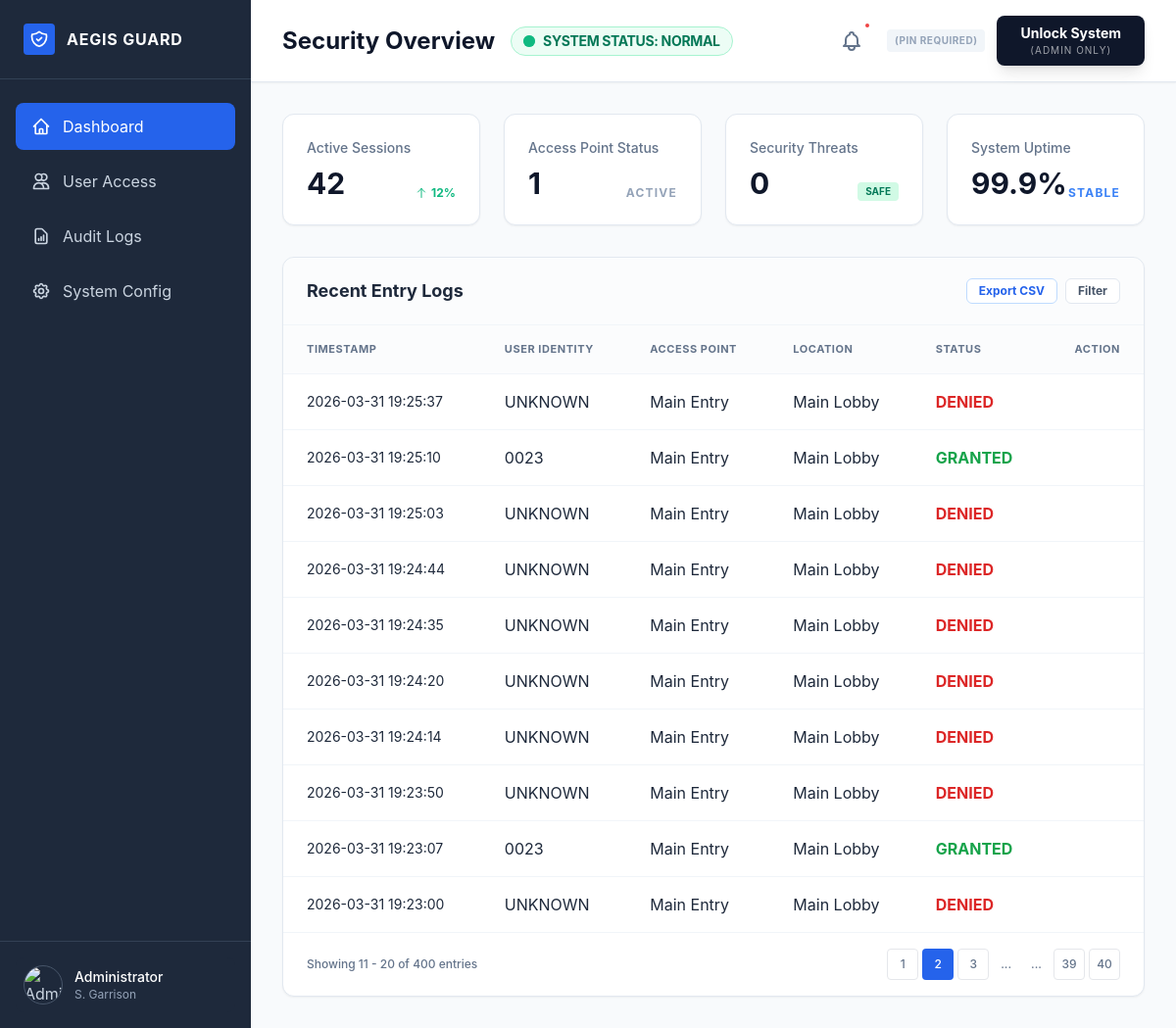
Screenshot of /?page=2 with the database file from the repository.
### tables this page shows
CREATE TABLE logs (
        id INTEGER PRIMARY KEY AUTOINCREMENT,
        user_id TEXT,
        entered_gesture TEXT,
        status TEXT,
        timestamp TEXT
    );

### app.py (the view)
@app.route("/")
def dashboard():
    page = request.args.get("page", 1, type=int)
    per_page = 10
    offset = (page - 1) * per_page
    conn = sqlite3.connect("users.db")
    c = conn.cursor()
    logs = c.execute(
        "SELECT * FROM logs ORDER BY id DESC LIMIT ? OFFSET ?",
        (per_page, offset)
    ).fetchall()
    total = c.execute("SELECT COUNT(*) FROM logs").fetchone()[0]
    conn.close()
    total_pages = (total + per_page - 1) // per_page
    return render_template(
        "dashboard.html",
        logs=logs,
        page=page,
        total_pages=total_pages
    )

### templates/dashboard.html (shortened to what this page needs)
<!DOCTYPE html>
<html lang="en">
<head>
    <script src="https://cdn.tailwindcss.com?plugins=forms,container-queries"></script>
</head>
<body class="flex min-h-screen text-slate-800">
    <aside class="w-64 bg-security-sidebar text-slate-300 flex flex-col hidden lg:flex" data-purpose="sidebar-nav">
        <div class="p-6 flex items-center gap-3 border-b border-slate-700">
            <div class="w-8 h-8 bg-blue-600 rounded flex items-center justify-center">
            </div>
            <span class="font-bold text-white tracking-wider">AEGIS GUARD</span>
        </div>
        <nav class="flex-1 px-4 py-6 space-y-2 overflow-y-auto custom-scrollbar">
            <a class="flex items-center gap-3 px-4 py-3 bg-blue-600 text-white rounded-lg transition-colors" href="#">
                <span>Dashboard</span>
            </a>
            <a class="flex items-center gap-3 px-4 py-3 hover:bg-slate-700 hover:text-white rounded-lg transition-colors"
                href="{{ url_for('users') }}">
                <svg class="w-5 h-5" fill="none" stroke="currentColor" viewbox="0 0 24 24"
                    xmlns="http://www.w3.org/2000/svg">
                    <path
                        d="M12 4.354a4 4 0 110 5.292M15 21H3v-1a6 6 0 0112 0v1zm0 0h6v-1a6 6 0 00-9-5.197M13 7a4 4 0 11-8 0 4 4 0 018 0z"
                        stroke-linecap="round" stroke-linejoin="round" stroke-width="2"></path>
                </svg>
                <span>User Access</span>
            </a>
            <a class="flex items-center gap-3 px-4 py-3 hover:bg-slate-700 hover:text-white rounded-lg transition-colors"
                href="#">
                <svg class="w-5 h-5" fill="none" stroke="currentColor" viewbox="0 0 24 24"
                    xmlns="http://www.w3.org/2000/svg">
                    <path
                        d="M9 17v-2m3 2v-4m3 4v-6m2 10H7a2 2 0 01-2-2V5a2 2 0 012-2h5.586a1 1 0 01.707.293l5.414 5.414a1 1 0 01.293.707V19a2 2 0 01-2 2z"
                        stroke-linecap="round" stroke-linejoin="round" stroke-width="2"></path>
                </svg>
                <span>Audit Logs</span>
            </a>
            <a class="flex items-center gap-3 px-4 py-3 hover:bg-slate-700 hover:text-white rounded-lg transition-colors"
                href="#">
                <span>System Config</span>
            </a>
        </nav>
        <div class="p-4 border-t border-slate-700">
            <div class="flex items-center gap-3 p-2 bg-slate-800 rounded-lg">
                <img alt="Admin Profile" class="w-10 h-10 rounded-full border border-slate-600"
                    src="https://lh3.googleusercontent.com/aida-public/AB6AXuA1iZS682JEJB6gRgmo0izW-O8DEOw1KS_hVNdpzP6-Bs4O3v3gYXHSX74gGaLF-p-X18zplh1x1SrUP4QdZ6BeuBWxrNr-D2NY0ljXoxlt2ZX47udr0j0qYfU4huv8Il4FxN8lulTiop0cA5ZlSKP1ge_bupuWIWIB5ASx2--bmbVpeTbZcoUWzU2a6SRLuzV5QEEqj9vCeaqGUcV2wu9ZGZW2g0xf58WUswWBH8p0sWCBvoyE3leq5W9biCqfgnKDzKzDC4R0xwZk" />
                <div class="overflow-hidden">
                    <p class="text-sm font-medium text-white truncate">Administrator</p>
                    <p class="text-xs text-slate-400 truncate">S. Garrison</p>
                </div>
            </div>
        </div>
    </aside>
    <main class="flex-1 flex flex-col min-h-screen overflow-hidden">
        <header class="bg-white border-b border-slate-200 px-8 py-4 flex items-center justify-between shadow-sm">
            <div class="flex items-center gap-4">
                <h1 class="text-2xl font-bold text-slate-900">Security Overview</h1>
                <div class="flex items-center gap-2 px-3 py-1 bg-emerald-50 text-emerald-700 border border-emerald-200 rounded-full"
                    data-purpose="status-badge">
                    <span class="relative flex h-3 w-3">
                        <span class="relative inline-flex rounded-full h-3 w-3 bg-emerald-500"></span>
                    </span>
                    <span class="text-sm font-bold uppercase tracking-tight">System Status: NORMAL</span>
                </div>
            </div>
            <div class="flex items-center gap-4">
                <button class="text-slate-500 hover:text-slate-700 relative p-2">
                    <span class="absolute top-0 right-0 w-2 h-2 bg-red-500 rounded-full border-2 border-white"></span>
                </button>
                <div class="relative group flex items-center gap-3">
                    <span
                        class="text-[10px] font-bold text-slate-400 bg-slate-100 px-2 py-1 rounded tracking-wider">(PIN
                        REQUIRED)</span>
                    <button
                        class="flex flex-col items-center bg-security-dark hover:bg-slate-800 text-white px-6 py-2 rounded-lg transition-all shadow-lg active:transform active:scale-95"
                        data-purpose="admin-action-btn">
                        <span class="font-bold text-sm">Unlock System</span>
                        <span class="text-[10px] uppercase opacity-60 tracking-widest">(admin only)</span>
                    </button>
                </div>
            </div>
        </header>
        <div class="p-8 overflow-y-auto custom-scrollbar flex-1">
            <div class="grid grid-cols-1 md:grid-cols-2 lg:grid-cols-4 gap-6 mb-8">
                <div class="bg-white p-6 rounded-xl border border-slate-200 shadow-sm">
                    <p class="text-slate-500 text-sm font-medium">Active Sessions</p>
                    <div class="flex items-end justify-between mt-2">
                        <h3 class="text-3xl font-bold text-slate-900">42</h3>
                        <span class="text-emerald-500 text-xs font-bold flex items-center gap-1">
                            <svg class="w-3 h-3" fill="none" stroke="currentColor" viewbox="0 0 24 24"
                                xmlns="http://www.w3.org/2000/svg">
                                <path d="M5 10l7-7m0 0l7 7m-7-7v18" stroke-linecap="round" stroke-linejoin="round"
                                    stroke-width="2"></path>
                            </svg>
                            12%
                        </span>
                    </div>
                </div>
                <div class="bg-white p-6 rounded-xl border border-slate-200 shadow-sm">
                    <p class="text-slate-500 text-sm font-medium">Access Point Status</p>
                    <div class="flex items-end justify-between mt-2">
                        <h3 class="text-3xl font-bold text-slate-900">1</h3>
                        <span class="text-slate-400 text-xs font-bold uppercase tracking-widest">Active</span>
                    </div>
                </div>
                <div class="bg-white p-6 rounded-xl border border-slate-200 shadow-sm">
                    <p class="text-slate-500 text-sm font-medium">Security Threats</p>
                    <div class="flex items-end justify-between mt-2">
                        <h3 class="text-3xl font-bold text-slate-900">0</h3>
                        <span
                            class="px-2 py-0.5 bg-emerald-100 text-emerald-700 rounded text-[10px] font-bold uppercase">Safe</span>
                    </div>
                </div>
                <div class="bg-white p-6 rounded-xl border border-slate-200 shadow-sm">
                    <p class="text-slate-500 text-sm font-medium">System Uptime</p>
                    <div class="flex items-end justify-between mt-2">
                        <h3 class="text-3xl font-bold text-slate-900">99.9%</h3>
                        <span class="text-blue-500 text-xs font-bold uppercase tracking-widest">Stable</span>
                    </div>
                </div>
            </div>
            <section class="bg-white rounded-xl border border-slate-200 shadow-sm overflow-hidden"
                data-purpose="entry-logs">
                <div class="px-6 py-5 border-b border-slate-100 flex items-center justify-between bg-slate-50/50">
                    <h2 class="text-lg font-bold text-slate-800">Recent Entry Logs</h2>
                    <div class="flex gap-2">
                        <button
                            class="text-xs font-bold text-blue-600 hover:text-blue-700 px-3 py-1 border border-blue-200 rounded-md bg-white">Export
                            CSV</button>
                        <button
                            class="text-xs font-bold text-slate-600 hover:text-slate-700 px-3 py-1 border border-slate-200 rounded-md bg-white">Filter</button>
                    </div>
                </div>
                <div class="overflow-x-auto">
                    <table class="w-full text-left border-collapse" id="entry-logs-table">
                        <thead>
                            <tr class="bg-slate-50/50 text-slate-500 text-[11px] uppercase tracking-wider font-bold">
                                <th class="px-6 py-4 border-b border-slate-100">Timestamp</th>
                                <th class="px-6 py-4 border-b border-slate-100">User Identity</th>
                                <th class="px-6 py-4 border-b border-slate-100">Access Point</th>
                                <th class="px-6 py-4 border-b border-slate-100">Location</th>
                                <th class="px-6 py-4 border-b border-slate-100">Status</th>
                                <th class="px-6 py-4 border-b border-slate-100 text-right">Action</th>
                            </tr>
                        </thead>
                        <tbody class="divide-y divide-slate-100">
                            {% for log in logs %}
                                <tr>
                                <td class="px-6 py-4 text-sm">{{ log[4] }}</td>
                                <td class="px-6 py-4">{{ log[1] }}</td>
                                <td class="px-6 py-4">Main Entry</td>
                                <td class="px-6 py-4">Main Lobby</td>
                                <td class="px-6 py-4">
                                    {% if log[3] == "GRANTED" %}
                                        <span class="text-green-600 font-bold">GRANTED</span>
                                    {% else %}
                                        <span class="text-red-600 font-bold">DENIED</span>
                                    {% endif %}
                                </td>
                                </tr>
                                {% endfor %}
                        </tbody>
                    </table>
                </div>
                <div
                    class="px-6 py-4 border-t border-slate-100 flex items-center justify-between text-xs text-slate-500 font-medium">
                    <p>Showing {{ (page-1)*10 + 1 }} - {{ (page-1)*10 + logs|length }} of {{ total_pages*10 }} entries</p>
                    <div class="flex items-center gap-1">
                        {% for p in range(1, total_pages + 1) %}
                            {% if p == page %}
                                <span class="w-8 h-8 flex items-center justify-center bg-blue-600 text-white rounded">
                                    {{ p }}
                                </span>
                            {% elif p <= 3 or p > total_pages - 2 or (p >= page-1 and p <= page+1) %}
                                <a href="/?page={{ p }}"
                                class="w-8 h-8 flex items-center justify-center border rounded hover:bg-slate-50">
                                    {{ p }}
                                </a>
                            {% elif p == 4 or p == total_pages - 2 %}
                                <span class="px-2">...</span>
                            {% endif %}
                        {% endfor %}
                    </div>
                </div>
            </section>
        </div>
    </main>
</body>
</html>

### templates/dashboard.html (style rules this page uses)
body { background-color: #f8fafc; font-family: 'Inter', system-ui, -apple-system, sans-serif; }

### rows the page displays
logs: timestamp "2026-03-31 19:25:37", user "UNKNOWN", status "DENIED"
logs: timestamp "2026-03-31 19:25:10", user "0023", status "GRANTED"
logs: timestamp "2026-03-31 19:25:03", user "UNKNOWN", status "DENIED"
logs: timestamp "2026-03-31 19:24:44", user "UNKNOWN", status "DENIED"
logs: timestamp "2026-03-31 19:24:35", user "UNKNOWN", status "DENIED"
logs: timestamp "2026-03-31 19:24:20", user "UNKNOWN", status "DENIED"
logs: timestamp "2026-03-31 19:24:14", user "UNKNOWN", status "DENIED"
logs: timestamp "2026-03-31 19:23:50", user "UNKNOWN", status "DENIED"
logs: timestamp "2026-03-31 19:23:07", user "0023", status "GRANTED"
logs: timestamp "2026-03-31 19:23:00", user "UNKNOWN", status "DENIED"

### other values shown
{{ (page-1)*10 + 1 }} "11"
{{ (page-1)*10 + logs|length }} "20"
{{ total_pages*10 }} "400"
{{ p }} "1" "3" "39" "40"
{{ p }} "2"
